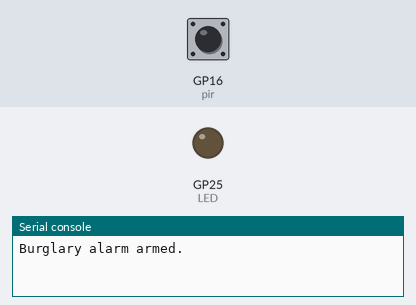
Bench run of a program on a simulated Raspberry Pi Pico running MicroPython. On the bench: output pins drawn as LEDs (lit = HIGH), the last lines printed to the serial console. Wiring (from the project's diagram.json): PIR motion sensor on GP16. The test bench sets the inputs (shaded band); at power-on: GP16 (pir) LOW.

Above: at 1.2 s.
1.3 s: GP16 (pir) pulsed HIGH 5 times (0.12 s each, 0.3 s apart)
At 2.35 s:
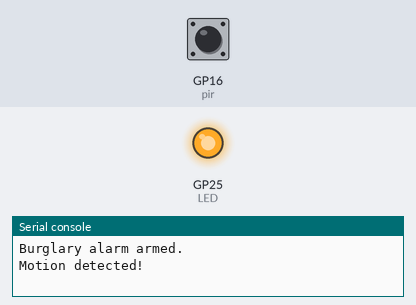
Timing chart, 0 to 4.3 s (numbered marks = the images above; inputs shaded):
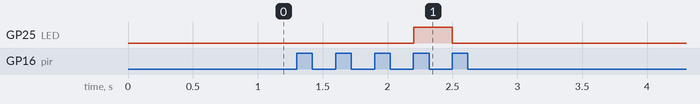

The program:

main.py
```python
from machine import Pin
import utime

PIR_PIN = 16                 # pir1:OUT -> GP16
LED = Pin("LED", Pin.OUT)    # sisäinen LED (GPIO25)
pir = Pin(PIR_PIN, Pin.IN)   # PIR antaa valmiiksi TTL-tason 0/1

# yksinkertainen "cooldown", ettei tule tulvasta monta ilmoitusta
last_ms = 0
COOLDOWN_MS = 2000

def on_motion(pin):
    global last_ms
    now = utime.ticks_ms()
    if utime.ticks_diff(now, last_ms) < COOLDOWN_MS:
        return
    last_ms = now

    # Ilmoitus käyttäjälle
    print("Motion detected!")
    LED.value(1)
    utime.sleep_ms(300)
    LED.value(0)

# PIRin OUT menee HIGH liikkeestä -> kuunnellaan nousevaa reunaa
pir.irq(trigger=Pin.IRQ_RISING, handler=on_motion)

print("Burglary alarm armed.")
while True:
    utime.sleep_ms(100)   # pidä ohjelma hengissä
```

Measured:
- after the input at 1.3 s, GP25 (LED): LOW → HIGH after 0.90 s, → LOW 0.30 s later
